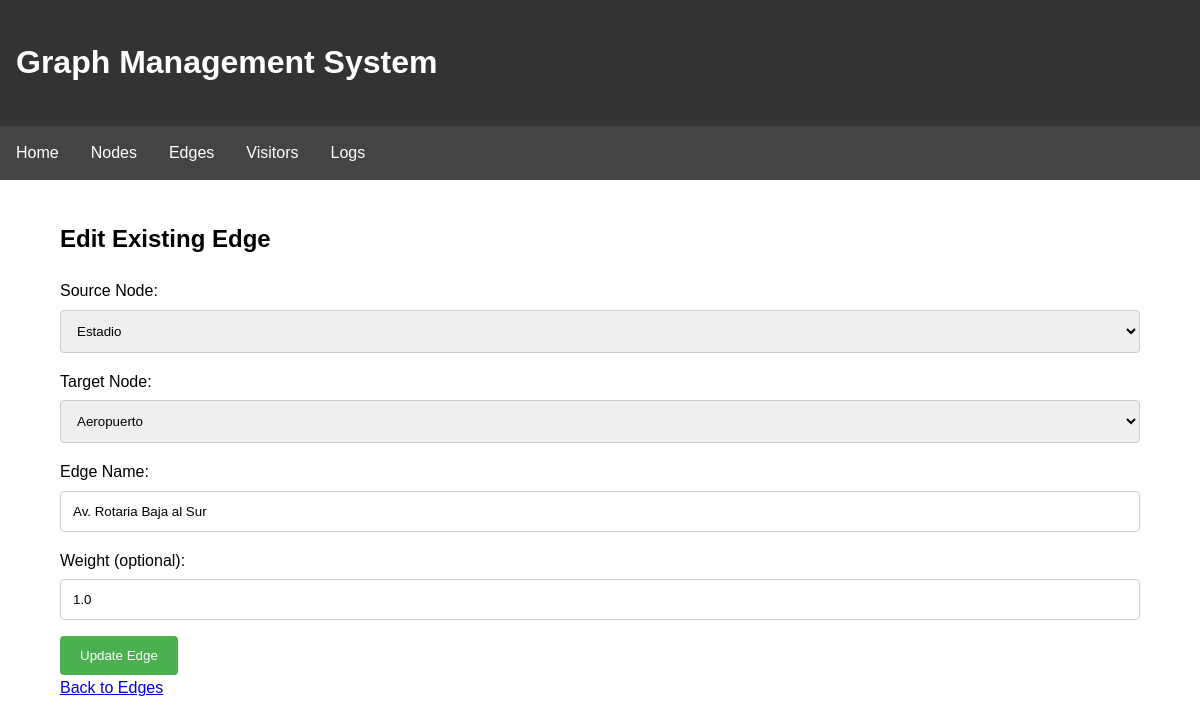
/edges/3/edit, run on the app's committed database.
### backend/models.py (models this page shows, shortened)
class Edge(db.Model):
    __tablename__ = 'edges'
    id = db.Column(db.Integer, primary_key=True)
    source_id = db.Column(db.Integer, db.ForeignKey('nodes.id'), nullable=False)
    target_id = db.Column(db.Integer, db.ForeignKey('nodes.id'), nullable=False)
    name = db.Column(db.String(100), nullable=False)
    weight = db.Column(db.Float, default=1.0)
    created_at = db.Column(db.DateTime, default=datetime.utcnow)
    updated_at = db.Column(db.DateTime, default=datetime.utcnow, onupdate=datetime.utcnow)
    __table_args__ = (db.UniqueConstraint('source_id', 'target_id', name='_source_target_uc'),)

class Node(db.Model):
    __tablename__ = 'nodes'
    id = db.Column(db.Integer, primary_key=True)
    name = db.Column(db.String(100), nullable=False, unique=True)
    description = db.Column(db.Text, nullable=True)
    created_at = db.Column(db.DateTime, default=datetime.utcnow)
    updated_at = db.Column(db.DateTime, default=datetime.utcnow, onupdate=datetime.utcnow)
    outgoing_edges = db.relationship('Edge', backref='source', foreign_keys='Edge.source_id', cascade='all, delete-orphan')
    incoming_edges = db.relationship('Edge', backref='target', foreign_keys='Edge.target_id', cascade='all, delete-orphan')
    visitors = db.relationship('Visitor', backref='current_node', cascade='all, delete-orphan')

### integrated_app.py (the view, shortened to what this page needs)
@app.route('/edges/<int:edge_id>/edit', methods=['GET', 'POST'])
def edit_edge(edge_id):
    nodes = Node.query.all()
    edge = Edge.query.get_or_404(edge_id)
    return render_template('edit_edge.html', nodes=nodes, edge=edge)

### templates/edit_edge.html (shortened to what this page needs)
{% extends "base.html" %}
{% block content %}
    <h2>Edit Existing Edge</h2>
    {% if nodes|length < 2 %}
        <p>You need at least 2 nodes to create an edge. <a href="/nodes/new">Create a node</a> first.</p>
    {% else %}
        <form method="POST" action="/edges/{{ edge.id }}/edit">
            <div>
                <label for="source_id">Source Node:</label>
                <select id="source_id" name="source_id" required>
                    {% for node in nodes %}
                        <option value="{{ node.id }}" {% if edge.source_id == node.id %} selected="selected" {% endif %}>{{ node.name }}</option>
                    {% endfor %}
                </select>
            </div>
            <div>
                <label for="target_id">Target Node:</label>
                <select id="target_id" name="target_id" required>
                    {% for node in nodes %}
                        <option value="{{ node.id }}" {% if edge.target_id == node.id %} selected="selected" {% endif %}>{{ node.name }}</option>
                    {% endfor %}
                </select>
            </div>
            <div>
                <label for="name">Edge Name:</label>
                <input type="text" id="name" name="name" required value="{{ edge.name }}">
            </div>
            <div>
                <label for="weight">Weight (optional):</label>
                <input type="number" id="weight" name="weight" step="0.1" min="0" value="{{ edge.weight }}">
            </div>
            <div>
                <input type="submit" value="Update Edge">
            </div>
        </form>
    {% endif %}
    <a href="/edges">Back to Edges</a>
{% endblock %}

### templates/base.html (style rules this page uses)
body { font-family: Arial, sans-serif; margin: 0; padding: 0; line-height: 1.6; }
form { margin-top: 20px; }
input[type=text], input[type=number], select, textarea { width: 100%; padding: 12px; border: 1px solid #ccc; border-radius: 4px; box-sizing: border-box; margin-top: 6px; margin-bottom: 16px; resize: vertical; }
input[type=submit] { background-color: #4CAF50; color: white; padding: 12px 20px; border: none; border-radius: 4px; cursor: pointer; }

### data on the page
Edge: source_id "Estadio", target_id "Aeropuerto", name "Av. Rotaria Baja al Sur", weight "1.0"
